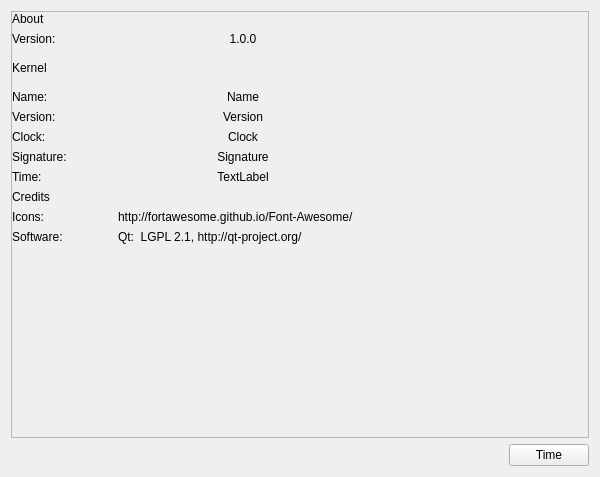
<?xml version="1.0" encoding="UTF-8"?>
<ui version="4.0">
 <class>About</class>
 <widget class="QWidget" name="About">
  <property name="windowModality">
   <enum>Qt::WindowModal</enum>
  </property>
  <property name="geometry">
   <rect>
    <x>0</x>
    <y>0</y>
    <width>600</width>
    <height>477</height>
   </rect>
  </property>
  <property name="sizePolicy">
   <sizepolicy hsizetype="Fixed" vsizetype="Fixed">
    <horstretch>0</horstretch>
    <verstretch>0</verstretch>
   </sizepolicy>
  </property>
  <property name="minimumSize">
   <size>
    <width>0</width>
    <height>0</height>
   </size>
  </property>
  <property name="maximumSize">
   <size>
    <width>1000000</width>
    <height>1000000</height>
   </size>
  </property>
  <property name="windowTitle">
   <string>About</string>
  </property>
  <layout class="QVBoxLayout" name="verticalLayout">
   <item>
    <widget class="QScrollArea" name="scrollArea">
     <property name="widgetResizable">
      <bool>true</bool>
     </property>
     <widget class="QWidget" name="scrollAreaWidgetContents">
      <property name="geometry">
       <rect>
        <x>0</x>
        <y>0</y>
        <width>574</width>
        <height>409</height>
       </rect>
      </property>
      <layout class="QFormLayout" name="formLayout">
       <property name="fieldGrowthPolicy">
        <enum>QFormLayout::FieldsStayAtSizeHint</enum>
       </property>
       <property name="labelAlignment">
        <set>Qt::AlignLeading|Qt::AlignLeft|Qt::AlignVCenter</set>
       </property>
       <property name="formAlignment">
        <set>Qt::AlignLeading|Qt::AlignLeft|Qt::AlignTop</set>
       </property>
       <property name="leftMargin">
        <number>0</number>
       </property>
       <property name="topMargin">
        <number>0</number>
       </property>
       <property name="rightMargin">
        <number>0</number>
       </property>
       <property name="bottomMargin">
        <number>0</number>
       </property>
       <item row="0" column="0">
        <widget class="QLabel" name="aboutLabel">
         <property name="text">
          <string>About</string>
         </property>
        </widget>
       </item>
       <item row="1" column="0">
        <widget class="QLabel" name="verionLabel">
         <property name="text">
          <string>Version:</string>
         </property>
        </widget>
       </item>
       <item row="1" column="1">
        <widget class="QLabel" name="versionValueLabel">
         <property name="minimumSize">
          <size>
           <width>250</width>
           <height>0</height>
          </size>
         </property>
         <property name="text">
          <string>1.0.0</string>
         </property>
         <property name="alignment">
          <set>Qt::AlignCenter</set>
         </property>
        </widget>
       </item>
       <item row="4" column="0">
        <widget class="QLabel" name="kernelLabel">
         <property name="minimumSize">
          <size>
           <width>100</width>
           <height>32</height>
          </size>
         </property>
         <property name="text">
          <string>Kernel</string>
         </property>
         <property name="alignment">
          <set>Qt::AlignLeading|Qt::AlignLeft|Qt::AlignVCenter</set>
         </property>
        </widget>
       </item>
       <item row="6" column="0">
        <widget class="QLabel" name="coactionosVersionLabel">
         <property name="text">
          <string>Version:</string>
         </property>
        </widget>
       </item>
       <item row="6" column="1">
        <widget class="QLabel" name="coactionosVersionIconLabel">
         <property name="minimumSize">
          <size>
           <width>250</width>
           <height>0</height>
          </size>
         </property>
         <property name="text">
          <string>Version</string>
         </property>
         <property name="alignment">
          <set>Qt::AlignCenter</set>
         </property>
        </widget>
       </item>
       <item row="8" column="0">
        <widget class="QLabel" name="coactionosClockLabel">
         <property name="text">
          <string>Clock:</string>
         </property>
        </widget>
       </item>
       <item row="8" column="1">
        <widget class="QLabel" name="coactionosClockIconLabel">
         <property name="minimumSize">
          <size>
           <width>250</width>
           <height>0</height>
          </size>
         </property>
         <property name="text">
          <string>Clock</string>
         </property>
         <property name="alignment">
          <set>Qt::AlignCenter</set>
         </property>
        </widget>
       </item>
       <item row="9" column="0">
        <widget class="QLabel" name="coactionosSignatureLabel">
         <property name="text">
          <string>Signature:</string>
         </property>
        </widget>
       </item>
       <item row="9" column="1">
        <widget class="QLabel" name="coactionosSignatureIconLabel">
         <property name="minimumSize">
          <size>
           <width>250</width>
           <height>0</height>
          </size>
         </property>
         <property name="text">
          <string>Signature</string>
         </property>
         <property name="alignment">
          <set>Qt::AlignCenter</set>
         </property>
        </widget>
       </item>
       <item row="11" column="0">
        <widget class="QLabel" name="coactionosTimeLabel">
         <property name="text">
          <string>Time:</string>
         </property>
        </widget>
       </item>
       <item row="11" column="1">
        <widget class="QLabel" name="coactionosTimeOfDayLabel">
         <property name="minimumSize">
          <size>
           <width>250</width>
           <height>0</height>
          </size>
         </property>
         <property name="text">
          <string>TextLabel</string>
         </property>
         <property name="alignment">
          <set>Qt::AlignCenter</set>
         </property>
        </widget>
       </item>
       <item row="14" column="0">
        <widget class="QLabel" name="creditsLabel">
         <property name="text">
          <string>Credits</string>
         </property>
        </widget>
       </item>
       <item row="15" column="0">
        <widget class="QLabel" name="fontsLabel">
         <property name="text">
          <string>Icons:</string>
         </property>
        </widget>
       </item>
       <item row="15" column="1">
        <widget class="QLabel" name="fontsValueLabel">
         <property name="minimumSize">
          <size>
           <width>0</width>
           <height>0</height>
          </size>
         </property>
         <property name="text">
          <string>http://fortawesome.github.io/Font-Awesome/</string>
         </property>
        </widget>
       </item>
       <item row="16" column="0">
        <widget class="QLabel" name="fontsLabel_2">
         <property name="text">
          <string>Software:</string>
         </property>
        </widget>
       </item>
       <item row="16" column="1">
        <widget class="QLabel" name="fontsLabel_3">
         <property name="text">
          <string>Qt:  LGPL 2.1, http://qt-project.org/</string>
         </property>
        </widget>
       </item>
       <item row="17" column="0">
        <widget class="Line" name="line_3">
         <property name="baseSize">
          <size>
           <width>574</width>
           <height>0</height>
          </size>
         </property>
         <property name="orientation">
          <enum>Qt::Horizontal</enum>
         </property>
        </widget>
       </item>
       <item row="5" column="0">
        <widget class="QLabel" name="coactionosNameLabel">
         <property name="text">
          <string>Name:</string>
         </property>
        </widget>
       </item>
       <item row="5" column="1">
        <widget class="QLabel" name="coactionosNameIconLabel">
         <property name="minimumSize">
          <size>
           <width>250</width>
           <height>0</height>
          </size>
         </property>
         <property name="text">
          <string>Name</string>
         </property>
         <property name="alignment">
          <set>Qt::AlignCenter</set>
         </property>
        </widget>
       </item>
      </layout>
     </widget>
    </widget>
   </item>
   <item>
    <layout class="QHBoxLayout" name="coactionosTimeHorizontalLayout">
     <property name="spacing">
      <number>6</number>
     </property>
     <item>
      <spacer name="horizontalSpacer">
       <property name="orientation">
        <enum>Qt::Horizontal</enum>
       </property>
       <property name="sizeHint" stdset="0">
        <size>
         <width>40</width>
         <height>20</height>
        </size>
       </property>
      </spacer>
     </item>
     <item>
      <widget class="QPushButton" name="coactionosTimeButton">
       <property name="text">
        <string>Time</string>
       </property>
      </widget>
     </item>
    </layout>
   </item>
  </layout>
 </widget>
 <tabstops>
  <tabstop>scrollArea</tabstop>
  <tabstop>coactionosTimeButton</tabstop>
 </tabstops>
 <resources/>
 <connections/>
</ui>
